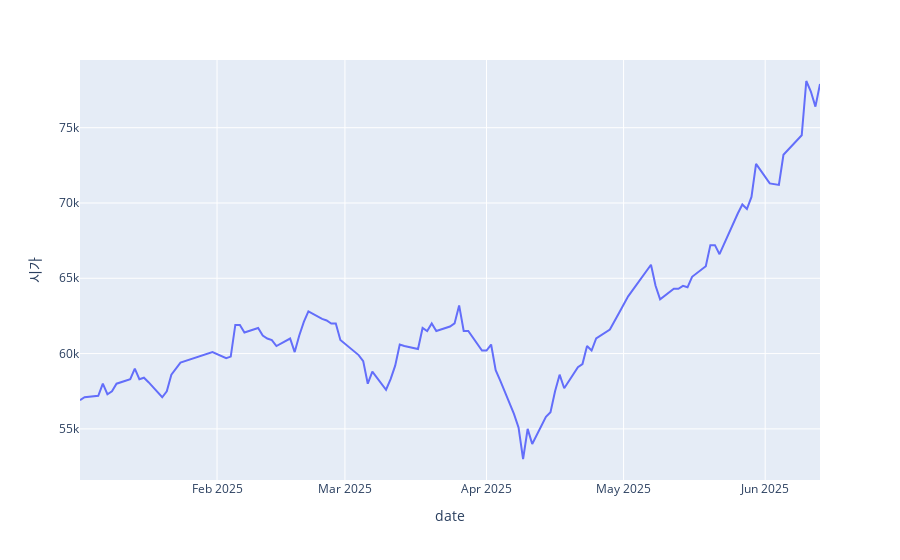

Notebook cell for this chart:
### Code cell
# 2. 수집된 데이터의 일자 별 시가에 대해 시각화를 수행하시오. 

px.line(df_hana, x = 'date', y = '시가')
